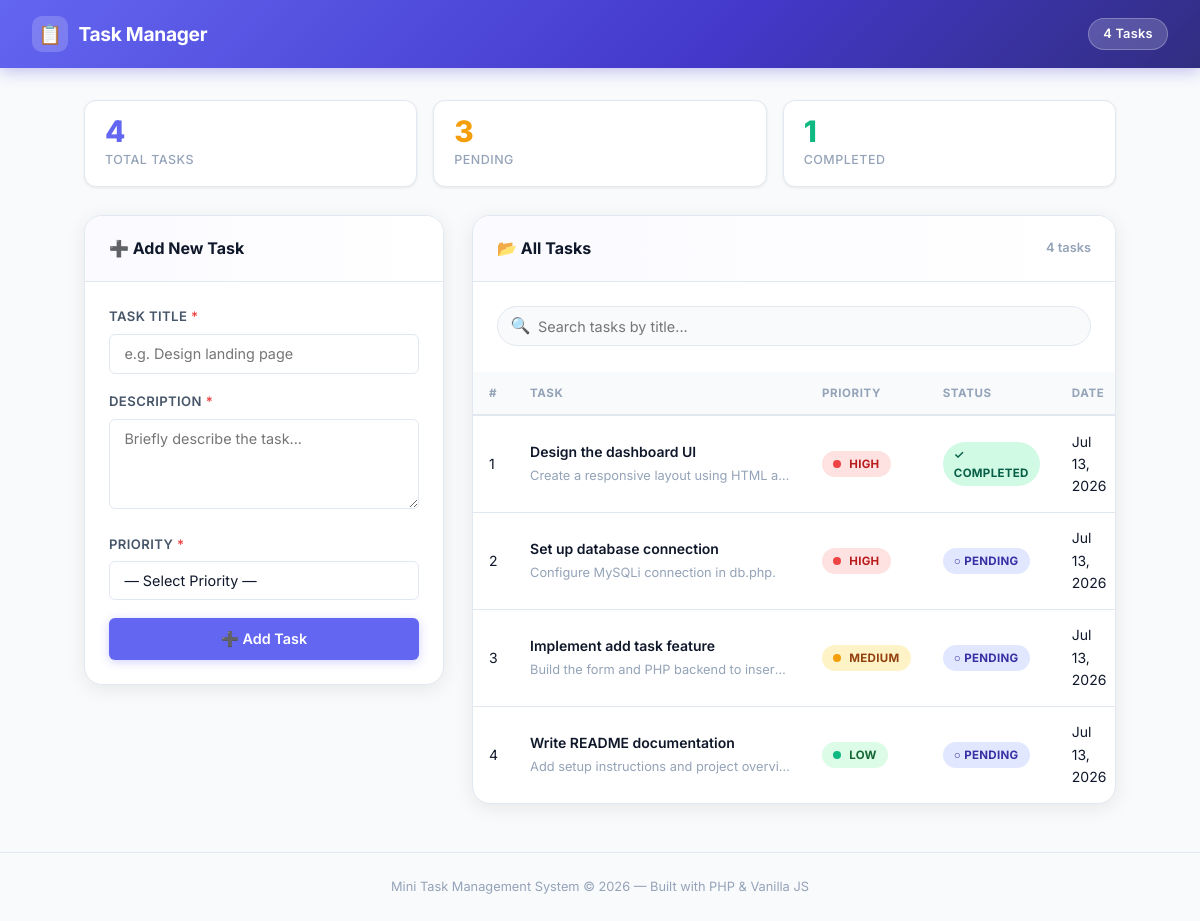
The page / on the database its author committed.
### tables this page shows
CREATE TABLE IF NOT EXISTS tasks (
    id          INT          NOT NULL AUTO_INCREMENT,
    title       VARCHAR(255) NOT NULL,
    description TEXT,
    priority    ENUM('Low','Medium','High')     NOT NULL DEFAULT 'Low',
    status      ENUM('Pending','Completed')     NOT NULL DEFAULT 'Pending',
    created_at  TIMESTAMP                       NOT NULL DEFAULT CURRENT_TIMESTAMP,
    PRIMARY KEY (id)
);

### includes/functions.php (called while the page is built, shortened)
<?php
function getAllTasks(mysqli $conn): array {
    $result = $conn->query("SELECT * FROM tasks ORDER BY created_at DESC");
    return $result->fetch_all(MYSQLI_ASSOC);
}
function priorityBadge(string $priority): string {
    return match ($priority) {
        'High'   => 'badge-high',
        'Medium' => 'badge-medium',
        'Low'    => 'badge-low',
        default  => ''
    };
}
function statusBadge(string $status): string {
    return $status === 'Completed' ? 'badge-completed' : 'badge-pending';
}
function priorityDot(string $priority): string {
    return match ($priority) {
        'High'   => 'dot-high',
        'Medium' => 'dot-medium',
        'Low'    => 'dot-low',
        default  => ''
    };
}

### index.php (the view, shortened to what this page needs)
<?php
require_once 'includes/functions.php';
$tasks = getAllTasks($conn);
$totalTasks     = count($tasks);
$pendingTasks   = count(array_filter($tasks, fn($t) => $t['status'] === 'Pending'));
$completedTasks = count(array_filter($tasks, fn($t) => $t['status'] === 'Completed'));
?>
<!DOCTYPE html>
<html lang="en">
<head>
    <link rel="stylesheet" href="css/style.css">
</head>
<body>
<header class="site-header">
    <div class="header-brand">
        <div class="logo-icon">📋</div>
        <h1>Task Manager</h1>
    </div>
    <span class="header-badge" id="headerBadge">
        <?= $totalTasks ?> Task<?= $totalTasks !== 1 ? 's' : '' ?>
    </span>
</header>
<main class="container">
    <div class="stats-bar">
        <div class="stat-card stat-total">
            <div class="stat-value"><?= $totalTasks ?></div>
            <div class="stat-label">Total Tasks</div>
        </div>
        <div class="stat-card stat-pending">
            <div class="stat-value"><?= $pendingTasks ?></div>
            <div class="stat-label">Pending</div>
        </div>
        <div class="stat-card stat-done">
            <div class="stat-value"><?= $completedTasks ?></div>
            <div class="stat-label">Completed</div>
        </div>
    </div>
    <div class="grid-2">
        <section class="card" aria-labelledby="formHeading">
            <div class="card-header">
                <h2 id="formHeading">➕ Add New Task</h2>
            </div>
            <div class="card-body">
                <form id="taskForm" action="actions/add-task.php" method="POST" novalidate>
                    <div class="form-group">
                        <label for="title">Task Title <span style="color:var(--danger)">*</span></label>
                        <input
                            type="text"
                            id="title"
                            name="title"
                            class="form-control"
                            placeholder="e.g. Design landing page"
                            maxlength="255"
                            autocomplete="off"
                        >
                    </div>
                    <div class="form-group">
                        <label for="description">Description <span style="color:var(--danger)">*</span></label>
                        <textarea
                            id="description"
                            name="description"
                            class="form-control"
                            placeholder="Briefly describe the task..."
                            rows="4"
                        ></textarea>
                    </div>
                    <div class="form-group">
                        <label for="priority">Priority <span style="color:var(--danger)">*</span></label>
                        <select id="priority" name="priority" class="form-control">
                            <option value="">— Select Priority —</option>
                        </select>
                    </div>
                    <button type="submit" id="submitBtn" class="btn btn-primary">
                        ➕ Add Task
                    </button>
                </form>
            </div>
        </section>
        <section class="card" aria-labelledby="listHeading">
            <div class="card-header">
                <h2 id="listHeading">📂 All Tasks</h2>
                <span id="taskCount" style="font-size:0.8rem; color:var(--text-muted); font-weight:600;">
                    <?= $totalTasks ?> task<?= $totalTasks !== 1 ? 's' : '' ?>
                </span>
            </div>
            <div class="card-body" style="padding-bottom:0.5rem;">
                <div class="form-group search-wrapper">
                    <span class="search-icon">🔍</span>
                    <input
                        type="search"
                        id="searchInput"
                        class="form-control"
                        placeholder="Search tasks by title..."
                        autocomplete="off"
                    >
                </div>
            </div>
            <?php if (empty($tasks)): ?>
                <div class="empty-state">
                    <span class="empty-icon">📭</span>
                    <p>No tasks yet!</p>
                    <small>Use the form on the left to add your first task.</small>
                </div>
            <?php else: ?>
                <div class="task-table-wrapper">
                    <table class="task-table" role="table" aria-label="Task list">
                        <thead>
                            <tr>
                                <th>#</th>
                                <th>Task</th>
                                <th>Priority</th>
                                <th>Status</th>
                                <th>Date</th>
                            </tr>
                        </thead>
                        <tbody>
                        <?php foreach ($tasks as $i => $task): ?>
                            <tr class="task-row" data-title="<?= htmlspecialchars($task['title']) ?>">
                                <td data-label="#">
                                    <?= $i + 1 ?>
                                </td>
                                <td data-label="Task">
                                    <div class="task-title"><?= htmlspecialchars($task['title']) ?></div>
                                    <div class="task-desc"><?= htmlspecialchars($task['description']) ?></div>
                                </td>
                                <td data-label="Priority">
                                    <span class="badge <?= priorityBadge($task['priority']) ?>">
                                        <span class="priority-dot <?= priorityDot($task['priority']) ?>"></span>
                                        <?= htmlspecialchars($task['priority']) ?>
                                    </span>
                                </td>
                                <td data-label="Status">
                                    <span class="badge <?= statusBadge($task['status']) ?>">
                                        <?= $task['status'] === 'Completed' ? '✓' : '○' ?>
                                        <?= htmlspecialchars($task['status']) ?>
                                    </span>
                                </td>
                                <td data-label="Date">
                                    <?= date('M d, Y', strtotime($task['created_at'])) ?>
                                </td>
                            </tr>
                        <?php endforeach; ?>
                        </tbody>
                    </table>
                </div>
            <?php endif; ?>
        </section>
    </div>
</main>
<footer class="site-footer">
    <p>Mini Task Management System &copy; <?= date('Y') ?> &mdash; Built with PHP &amp; Vanilla JS</p>
</footer>
</body>
</html>

### rows shown on the page
tasks: title "Design the dashboard UI", description "Create a responsive layout using HTML a…", priority "HIGH", status "COMPLETED", created_at "Jul 13, 2026"
tasks: title "Set up database connection", description "Configure MySQLi connection in db.php.", priority "HIGH", status "PENDING", created_at "Jul 13, 2026"
tasks: title "Implement add task feature", description "Build the form and PHP backend to inser…", priority "MEDIUM", status "PENDING", created_at "Jul 13, 2026"
tasks: title "Write README documentation", description "Add setup instructions and project overvi…", priority "LOW", status "PENDING", created_at "Jul 13, 2026"

### other values the page prints
$totalTasks "4"
$pendingTasks "3"
$completedTasks "1"
